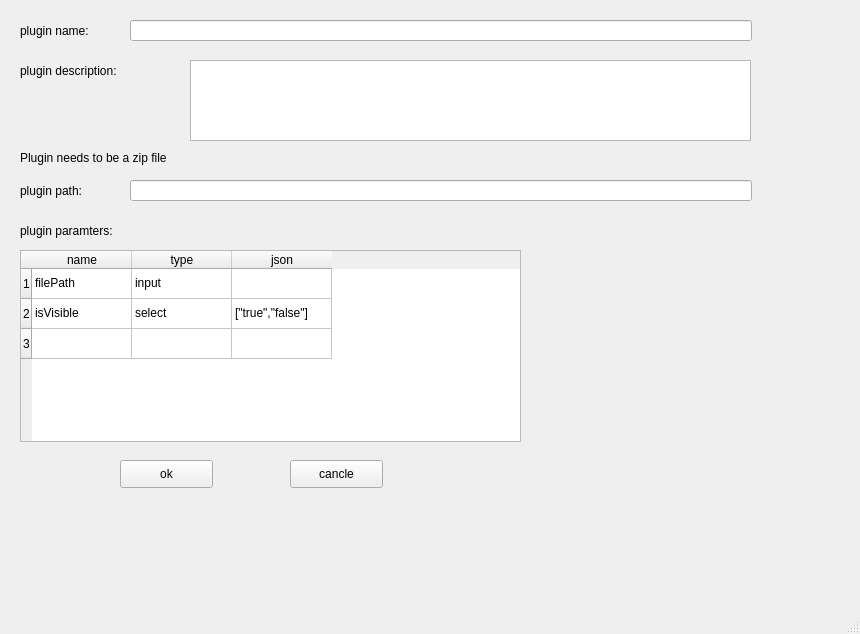
<?xml version="1.0" encoding="UTF-8"?>
<ui version="4.0">
 <class>MainWindow</class>
 <widget class="QMainWindow" name="MainWindow">
  <property name="geometry">
   <rect>
    <x>0</x>
    <y>0</y>
    <width>860</width>
    <height>634</height>
   </rect>
  </property>
  <property name="windowTitle">
   <string>Contribute Plugin</string>
  </property>
  <widget class="QWidget" name="centralwidget">
   <widget class="QLabel" name="pluginNameLabel">
    <property name="geometry">
     <rect>
      <x>20</x>
      <y>20</y>
      <width>101</width>
      <height>21</height>
     </rect>
    </property>
    <property name="text">
     <string>plugin name:</string>
    </property>
   </widget>
   <widget class="QLineEdit" name="pluginNameLineEdit">
    <property name="geometry">
     <rect>
      <x>130</x>
      <y>20</y>
      <width>622</width>
      <height>21</height>
     </rect>
    </property>
   </widget>
   <widget class="QLabel" name="pluginNameLabel_2">
    <property name="geometry">
     <rect>
      <x>20</x>
      <y>60</y>
      <width>161</width>
      <height>21</height>
     </rect>
    </property>
    <property name="text">
     <string>plugin description:</string>
    </property>
   </widget>
   <widget class="QTextEdit" name="textEdit">
    <property name="geometry">
     <rect>
      <x>190</x>
      <y>60</y>
      <width>561</width>
      <height>81</height>
     </rect>
    </property>
   </widget>
   <widget class="QLabel" name="pluginNameLabel_3">
    <property name="geometry">
     <rect>
      <x>20</x>
      <y>180</y>
      <width>111</width>
      <height>21</height>
     </rect>
    </property>
    <property name="text">
     <string>plugin path:</string>
    </property>
   </widget>
   <widget class="QLineEdit" name="pluginNameLineEdit_2">
    <property name="geometry">
     <rect>
      <x>130</x>
      <y>180</y>
      <width>622</width>
      <height>21</height>
     </rect>
    </property>
   </widget>
   <widget class="QLabel" name="label">
    <property name="geometry">
     <rect>
      <x>20</x>
      <y>150</y>
      <width>531</width>
      <height>16</height>
     </rect>
    </property>
    <property name="text">
     <string>Plugin needs to be a zip file</string>
    </property>
   </widget>
   <widget class="QPushButton" name="pushButton">
    <property name="geometry">
     <rect>
      <x>120</x>
      <y>460</y>
      <width>93</width>
      <height>28</height>
     </rect>
    </property>
    <property name="text">
     <string>ok</string>
    </property>
   </widget>
   <widget class="QPushButton" name="pushButton_2">
    <property name="geometry">
     <rect>
      <x>290</x>
      <y>460</y>
      <width>93</width>
      <height>28</height>
     </rect>
    </property>
    <property name="text">
     <string>cancle</string>
    </property>
   </widget>
   <widget class="QTableWidget" name="tableWidget">
    <property name="geometry">
     <rect>
      <x>20</x>
      <y>250</y>
      <width>501</width>
      <height>192</height>
     </rect>
    </property>
    <row>
     <property name="text">
      <string>1</string>
     </property>
    </row>
    <row>
     <property name="text">
      <string>2</string>
     </property>
    </row>
    <row>
     <property name="text">
      <string>3</string>
     </property>
    </row>
    <column>
     <property name="text">
      <string>name</string>
     </property>
    </column>
    <column>
     <property name="text">
      <string>type</string>
     </property>
    </column>
    <column>
     <property name="text">
      <string>json</string>
     </property>
    </column>
    <item row="0" column="0">
     <property name="text">
      <string>filePath</string>
     </property>
    </item>
    <item row="0" column="1">
     <property name="text">
      <string>input</string>
     </property>
    </item>
    <item row="0" column="2">
     <property name="text">
      <string/>
     </property>
    </item>
    <item row="1" column="0">
     <property name="text">
      <string>isVisible</string>
     </property>
    </item>
    <item row="1" column="1">
     <property name="text">
      <string>select</string>
     </property>
    </item>
    <item row="1" column="2">
     <property name="text">
      <string>[&quot;true&quot;,&quot;false&quot;]</string>
     </property>
    </item>
   </widget>
   <widget class="QLabel" name="pluginNameLabel_4">
    <property name="geometry">
     <rect>
      <x>20</x>
      <y>220</y>
      <width>151</width>
      <height>21</height>
     </rect>
    </property>
    <property name="text">
     <string>plugin paramters:</string>
    </property>
   </widget>
  </widget>
  <widget class="QMenuBar" name="menubar">
   <property name="geometry">
    <rect>
     <x>0</x>
     <y>0</y>
     <width>860</width>
     <height>26</height>
    </rect>
   </property>
  </widget>
  <widget class="QStatusBar" name="statusbar"/>
 </widget>
 <resources/>
 <connections/>
</ui>
